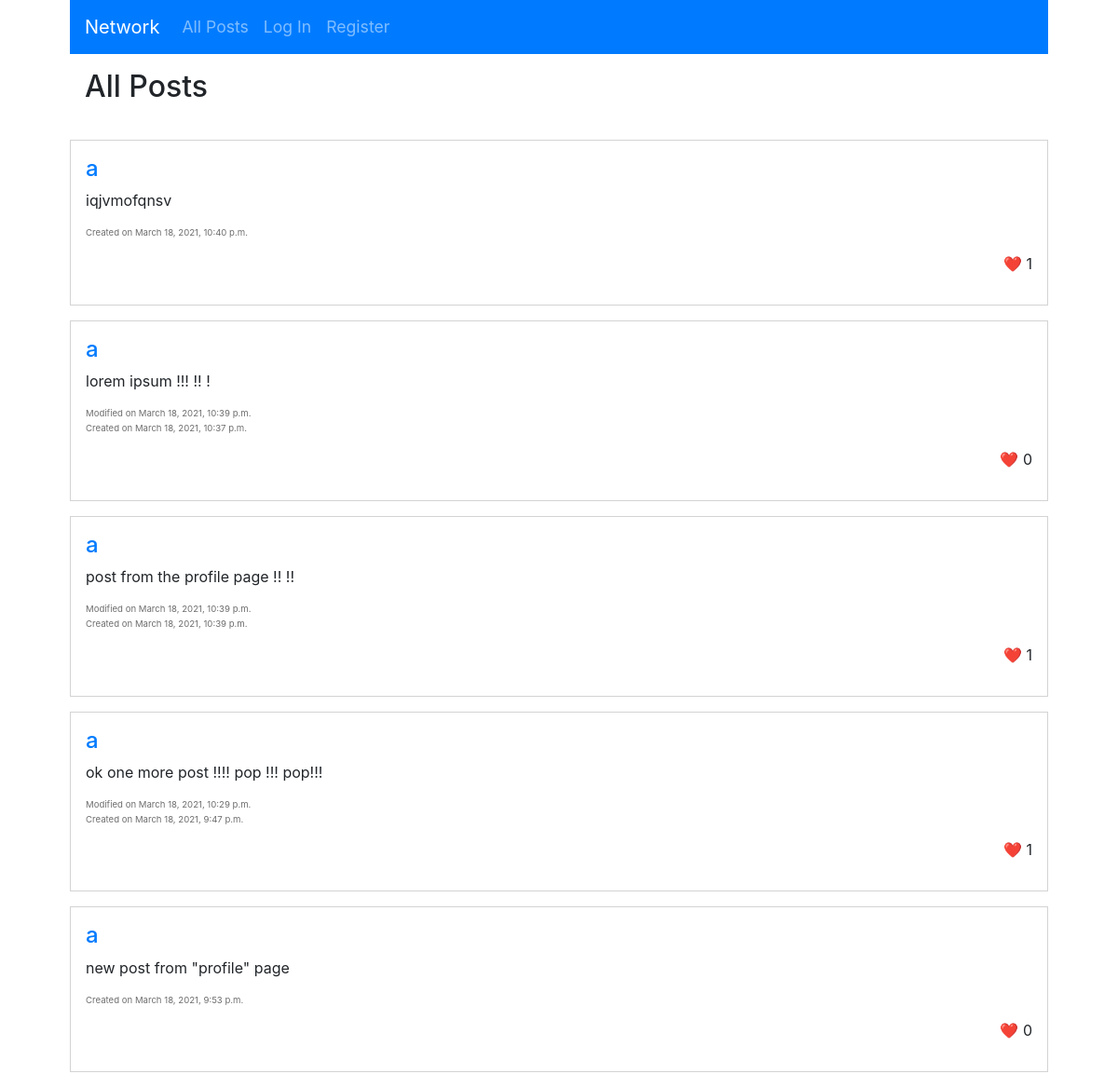
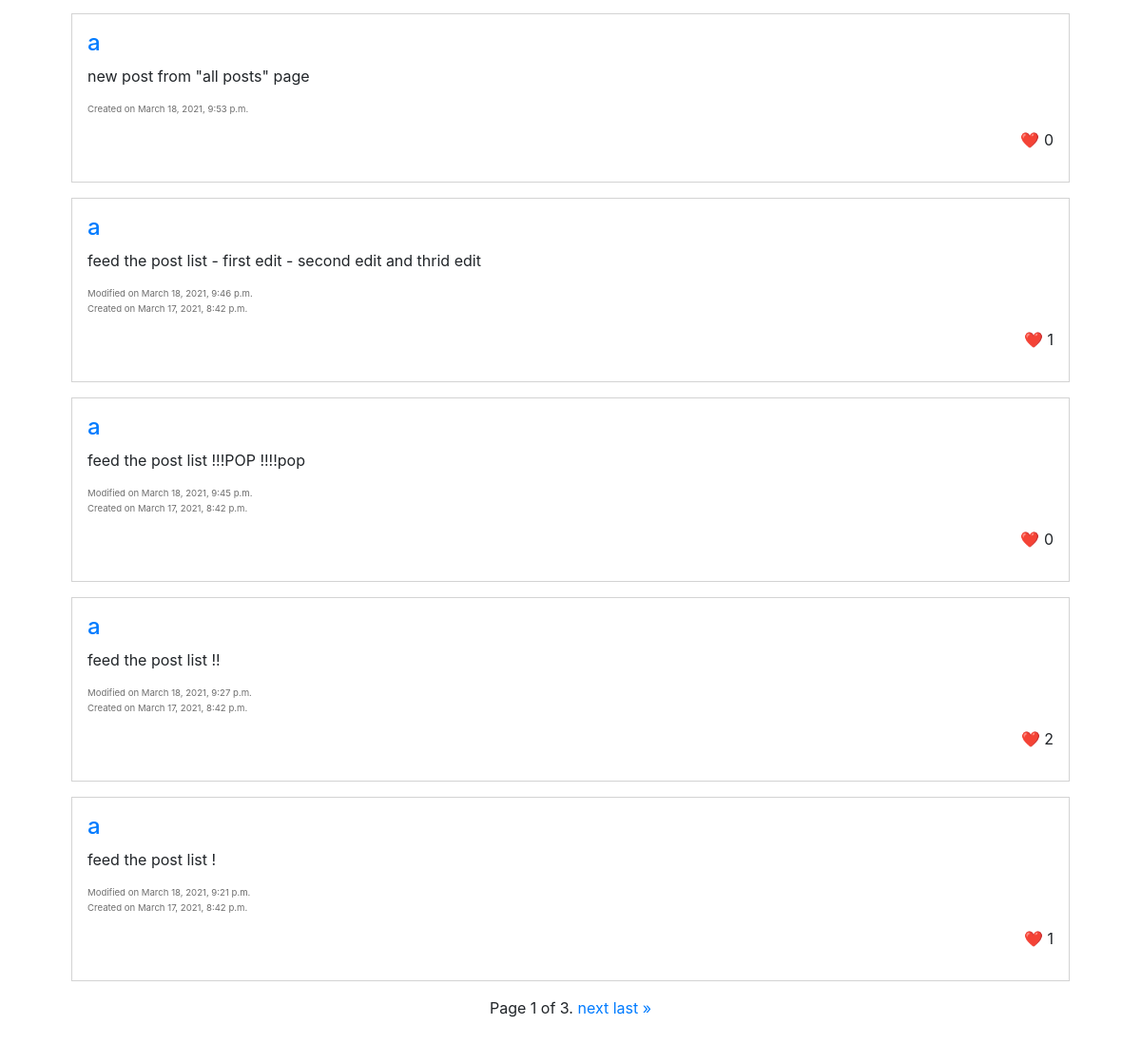
The page / on the database its author committed (2 pictures, top to bottom).
### network/models.py (models this page shows)
class Post(models.Model):
    author = models.ForeignKey(User, on_delete=models.CASCADE, related_name="author")
    text = models.CharField(max_length=280)
    time_creation = models.DateTimeField(auto_now_add=True)
    time_last_update = models.DateTimeField(null=True)
    likes = models.ManyToManyField(User, related_name="liker", symmetrical=False)

class User(AbstractUser):
    followers = models.ManyToManyField("self", related_name="followerz", symmetrical=False)

### network/views.py (the view)
# urls.py: path("", views.index, name="index"),
def index(request):
    if request.method == "POST":
        text = request.POST["text"]
        author = User.objects.get(pk=request.user.id)
        new_post = Post(author=author, text=text)
        new_post.save()
        new_post.time_last_update = new_post.time_creation
        new_post.save()
        return HttpResponseRedirect(reverse("index"))
    else:
        posts_page = get_posts_page(request, "all")
        return render(request, "network/index.html", {
            "h1": "All Posts",
            "posts": posts_page,
            "display_new_post": True
        })

### network/views.py (called while the page is built)
def get_posts_page(request, user_id):
    if user_id == "all":
        posts = Post.objects.all().order_by("time_last_update").reverse()
    elif type(user_id) == type(User.objects.filter(followers=1)):
        posts = Post.objects.filter(author__in=user_id).order_by("time_last_update").reverse()
    else:
        visited_user = User.objects.get(pk=user_id)
        posts = visited_user.author.order_by("time_last_update").reverse()
    posts_paginated = Paginator(posts, 10)
    page_number = int(request.GET.get("page", 1))
    return posts_paginated.get_page(page_number)

### network/templates/network/index.html (shortened to what this page needs)
{% extends "network/layout.html" %}
{% load static %}
{% block body %}
    {% if h1 == "All Posts" or h1 == "Following" %}
        <div class="content">
            <h1>{{h1}}</h1>
        </div>
    {% endif %}
    {% for post in posts %}
        <div class="post" data-post_id="{{ post.id }}">
            <h2><a href="{% url 'profile' post.author.id %}">{{ post.author.username }}</a></h2>
            <p id="post-content-{{ post.id }}">{{ post.text }}</p>
            {% if post.time_last_update != post.time_creation %}
                <p class="update_time">Modified on {{ post.time_last_update }}</p>
            {% endif%}
            <p class="post_time">Created on {{ post.time_creation }}</p>
            <div class="like-section">
                <p class="like-count">
                    ❤️ <span id="counter_{{ post.id }}">{{ post.likes.all|length }}</span>
                </p>
            </div>
        </div>
    {% endfor %}
    <div class="pagination">
        <span class="step-links">
            <span class="current">
                Page {{ posts.number }} of {{ posts.paginator.num_pages }}.
            </span>
            {% if posts.has_next %}
                <a href="?page={{ posts.next_page_number }}">next</a>
                <a href="?page={{ posts.paginator.num_pages }}">last &raquo;</a>
            {% endif %}
        </span>
    </div>
{% endblock %}

### network/templates/network/layout.html (shortened to what this page needs)
{% load static %}
<!DOCTYPE html>
<html lang="en">
    <head>
        <link rel="stylesheet" href="https://stackpath.bootstrapcdn.com/bootstrap/4.4.1/css/bootstrap.min.css">
        <link href="{% static 'network/styles.css' %}" rel="stylesheet">
    </head>
    <body>
        <nav class="navbar navbar-expand-sm navbar-dark bg-primary">
            <a class="navbar-brand" href="{% url 'index' %}">Network</a>
            <div>
              <ul class="navbar-nav mr-auto">
                <li class="nav-item">
                  <a class="nav-link" href="{% url 'index' %}">All Posts</a>
                </li>
                {% if user.is_authenticated %}
                    <li class="nav-item">
                        <a class="nav-link" href="{% url 'following' %}">Following</a>
                    </li>
                    <li class="nav-item">
                        <a class="nav-link" href="{% url 'logout' %}">Log Out</a>
                    </li>
                {% else %}
                    <li class="nav-item">
                        <a class="nav-link" href="{% url 'login' %}">Log In</a>
                    </li>
                    <li class="nav-item">
                        <a class="nav-link" href="{% url 'register' %}">Register</a>
                    </li>
                {% endif %}
              </ul>
            </div>
          </nav>
        <div class="body">
            {% block body %}
            {% endblock %}
        </div>
    </body>
</html>

### network/static/network/styles.css (style rules this page uses)
:root { font-size: 16px; }
p { font-size: 1rem; }
h1 { font-size: 2rem; margin-bottom: 1.3rem; }
h2 { font-size: 1.5rem; }
ul { font-size: 1.1rem; }
body { margin: 0 auto 3rem auto; width: 95%; max-width: 1050px; }
.content { padding: 16px; }
.post { border: 1px solid lightgray; padding: 1em; margin-bottom: 1rem; }
.post a { color: #007BFF; }
.post_time, .update_time { font-size: 0.6rem; color: rgb(110, 110, 110); margin-bottom: 0.1rem; }
.post_time { margin-bottom: 0.8rem; }
.like-section { display: flex; flex-direction: row; justify-content: space-between; align-items: center; }
.pagination { margin: 0 auto; width: max-content; }
.like-count { margin-left: auto; }

### rows shown on the page
Post: author.username "a", text "iqjvmofqnsv", time_creation "March 18, 2021, 10:40 p.m.", likes.all|length "1"
Post: author.username "a", text "lorem ipsum !!! !! !", time_last_update "March 18, 2021, 10:39 p.m.", time_creation "March 18, 2021, 10:37 p.m.", likes.all|length "0"
Post: author.username "a", text "post from the profile page !! !!", time_last_update "March 18, 2021, 10:39 p.m.", time_creation "March 18, 2021, 10:39 p.m.", likes.all|length "1"
Post: author.username "a", text "ok one more post !!!! pop !!! pop!!!", time_last_update "March 18, 2021, 10:29 p.m.", time_creation "March 18, 2021, 9:47 p.m.", likes.all|length "1"
Post: author.username "a", text "new post from \"profile\" page", time_creation "March 18, 2021, 9:53 p.m.", likes.all|length "0"
Post: author.username "a", text "new post from \"all posts\" page", time_creation "March 18, 2021, 9:53 p.m.", likes.all|length "0"
Post: author.username "a", text "feed the post list - first edit - second edit and thrid edit", time_last_update "March 18, 2021, 9:46 p.m.", time_creation "March 17, 2021, 8:42 p.m.", likes.all|length "1"
Post: author.username "a", text "feed the post list !!!POP !!!!pop", time_last_update "March 18, 2021, 9:45 p.m.", time_creation "March 17, 2021, 8:42 p.m.", likes.all|length "0"
Post: author.username "a", text "feed the post list !!", time_last_update "March 18, 2021, 9:27 p.m.", time_creation "March 17, 2021, 8:42 p.m.", likes.all|length "2"
Post: author.username "a", text "feed the post list !", time_last_update "March 18, 2021, 9:21 p.m.", time_creation "March 17, 2021, 8:42 p.m.", likes.all|length "1"

### other values the page prints
{{ h1 }} "All Posts"
{{ posts.number }} "1"
{{ posts.paginator.num_pages }} "3"
